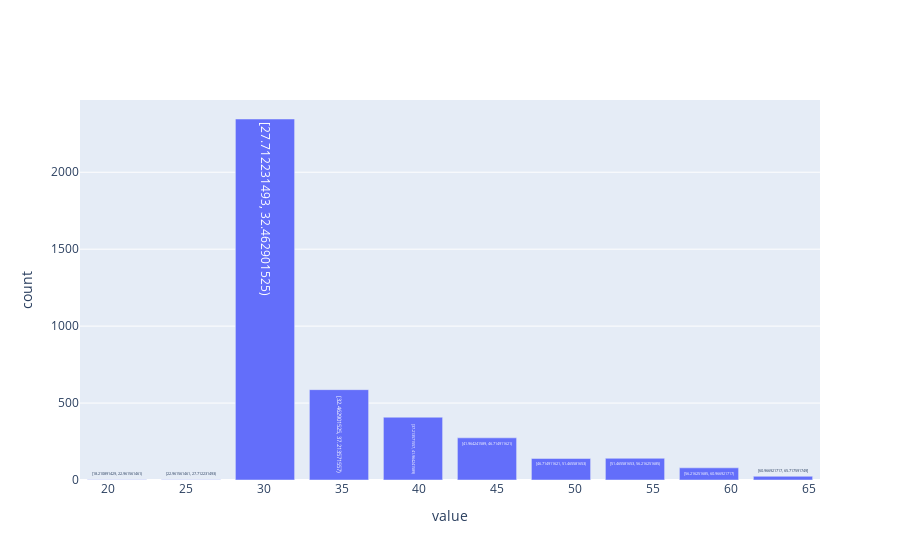

The notebook cell this image was saved under:
### Code cell
results.pandas_api()['merchant_mean_merchant_fraud_probability'].hist()

### Figure 1 — Plotly figure (JSON) as saved in the notebook; plotly's stock layout.template omitted (floating-point values rounded to 4 significant figures)
{"data": [{"hovertemplate": "variable=merchant_mean_merchant_fraud_probability<br>value=%{text}<br>count=%{y}", "name": "merchant_mean_merchant_fraud_probability", "text": ["[18.210891429, 22.961561461)", "[22.961561461, 27.712231493)", "[27.712231493, 32.462901525)", "[32.462901525, 37.213571557)", "[37.213571557, 41.964241589)", "[41.964241589, 46.714911621)", "[46.714911621, 51.465581653)", "[51.465581653, 56.216251685)", "[56.216251685, 60.966921717)", "[60.966921717, 65.717591749]"], "type": "bar", "x": [20.59, 25.34, 30.09, 34.84, 39.59, 44.34, 49.09, 53.84, 58.59, 63.34], "y": [1, 1, 2346, 587, 408, 274, 140, 141, 79, 24]}], "layout": {"barmode": "stack", "xaxis": {"title": {"text": "value"}}, "yaxis": {"title": {"text": "count"}}}}
